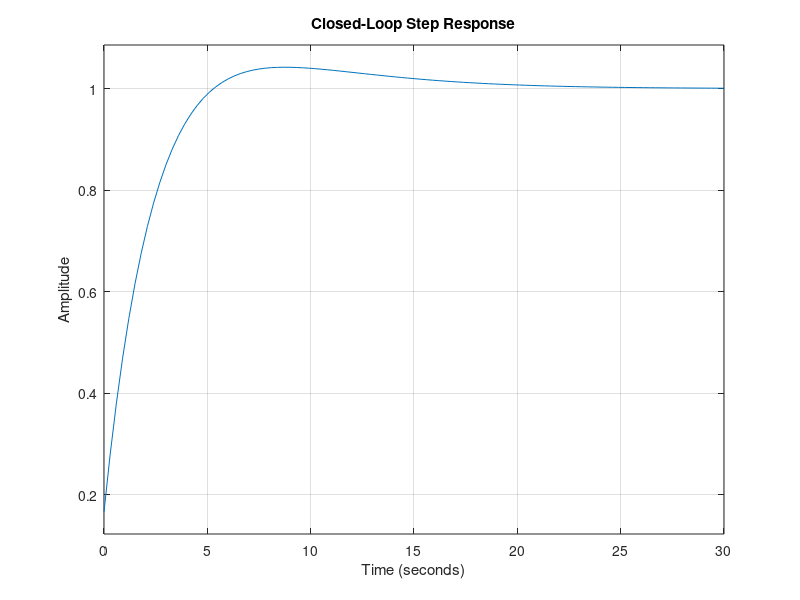

MATLAB code to generate this figure: (Note: this script raises an error after producing the figure.)
%% pid_temperature_control.m
% Industrial Temperature Control System
% Transfer Function: G(s) = 2 / (10s + 1)
% -------------------------------------------------

clc; clear; close all;

%% Plant Transfer Function
num = 2;
den = [10 1];
G   = tf(num, den);
disp('Plant Transfer Function:'); G

%% PID Controller Parameters
Kp  = 3;
Ki  = 0.5;
Kd  = 1;
PID = pid(Kp, Ki, Kd);
disp('PID Controller:'); PID

%% Closed-Loop System
sys_PID = feedback(PID * G, 1);
disp('Closed-Loop Transfer Function:'); sys_PID

%% Step Response
figure('Name','Step Response','Color','w');
step(sys_PID, 30);
grid on;
title('Closed-Loop Step Response');
xlabel('Time (seconds)');
ylabel('Amplitude');

%% Performance Analysis
info = stepinfo(sys_PID);

%% Steady-State Error
[y, ~] = step(sys_PID);
final_value = y(end);
ess = abs(1 - final_value);

fprintf('\n-----------------------------------\n');
fprintf('Steady-State Error  = %.4f\n', ess);
fprintf('Overshoot           = %.2f %%\n', info.Overshoot);
fprintf('Settling Time       = %.2f s\n',  info.SettlingTime);
fprintf('Rise Time           = %.2f s\n',  info.RiseTime);
fprintf('Peak Time           = %.2f s\n',  info.PeakTime);
fprintf('-----------------------------------\n');

%% Disturbance Rejection (disturbance at t = 15 s)
t = 0:0.1:50;
d = zeros(size(t));
d(t >= 15) = -0.3;

figure('Name','Disturbance Rejection','Color','w');
lsim(sys_PID, d, t);
grid on;
title('Disturbance Rejection Response');
xlabel('Time (seconds)');
ylabel('Temperature Output');

%% Bode Plot (Open Loop)
figure('Name','Bode Plot','Color','w');
bode(PID * G);
grid on;
title('Open-Loop Bode Plot');

%% Root Locus
figure('Name','Root Locus','Color','w');
rlocus(G);
grid on;
title('Root Locus of Plant');

disp('Simulation Completed Successfully');
